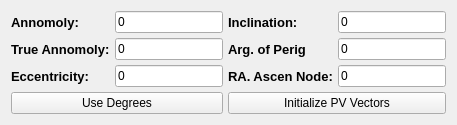
                 <widget class="QWidget" name="page_2">
                  <layout class="QVBoxLayout" name="verticalLayout_11">
                   <item>
                    <layout class="QHBoxLayout" name="horizontalLayout_21">
                     <property name="spacing">
                      <number>5</number>
                     </property>
                     <item>
                      <layout class="QFormLayout" name="formLayout_13">
                       <item row="0" column="0">
                        <widget class="QLabel" name="label_69">
                         <property name="font">
                          <font>
                           <pointsize>10</pointsize>
                           <weight>75</weight>
                           <bold>true</bold>
                          </font>
                         </property>
                         <property name="text">
                          <string>Annomoly:</string>
                         </property>
                        </widget>
                       </item>
                       <item row="0" column="1">
                        <widget class="QLineEdit" name="annomolyEdit">
                         <property name="sizePolicy">
                          <sizepolicy hsizetype="Expanding" vsizetype="Expanding">
                           <horstretch>0</horstretch>
                           <verstretch>0</verstretch>
                          </sizepolicy>
                         </property>
                         <property name="text">
                          <string>0</string>
                         </property>
                        </widget>
                       </item>
                       <item row="1" column="0">
                        <widget class="QLabel" name="label_70">
                         <property name="font">
                          <font>
                           <pointsize>10</pointsize>
                           <weight>75</weight>
                           <bold>true</bold>
                          </font>
                         </property>
                         <property name="text">
                          <string>True Annomoly:</string>
                         </property>
                        </widget>
                       </item>
                       <item row="2" column="0">
                        <widget class="QLabel" name="label_72">
                         <property name="font">
                          <font>
                           <pointsize>10</pointsize>
                           <weight>75</weight>
                           <bold>true</bold>
                          </font>
                         </property>
                         <property name="text">
                          <string>Eccentricity:</string>
                         </property>
                        </widget>
                       </item>
                       <item row="1" column="1">
                        <widget class="QLineEdit" name="trueAnomolyEdit">
                         <property name="sizePolicy">
                          <sizepolicy hsizetype="Expanding" vsizetype="Expanding">
                           <horstretch>0</horstretch>
                           <verstretch>0</verstretch>
                          </sizepolicy>
                         </property>
                         <property name="text">
                          <string>0</string>
                         </property>
                        </widget>
                       </item>
                       <item row="2" column="1">
                        <widget class="QLineEdit" name="eccentricityEdit">
                         <property name="sizePolicy">
                          <sizepolicy hsizetype="Expanding" vsizetype="Expanding">
                           <horstretch>0</horstretch>
                           <verstretch>0</verstretch>
                          </sizepolicy>
                         </property>
                         <property name="text">
                          <string>0</string>
                         </property>
                        </widget>
                       </item>
                       <item row="3" column="0" colspan="2">
                        <widget class="QPushButton" name="useDegreesBtn">
                         <property name="text">
                          <string>Use Degrees</string>
                         </property>
                         <property name="checkable">
                          <bool>true</bool>
                         </property>
                        </widget>
                       </item>
                      </layout>
                     </item>
                     <item>
                      <layout class="QFormLayout" name="formLayout_12">
                       <item row="0" column="0">
                        <widget class="QLabel" name="label_68">
                         <property name="font">
                          <font>
                           <pointsize>10</pointsize>
                           <weight>75</weight>
                           <bold>true</bold>
                          </font>
                         </property>
                         <property name="text">
                          <string>Inclination:</string>
                         </property>
                        </widget>
                       </item>
                       <item row="0" column="1">
                        <widget class="QLineEdit" name="InclinationEdit">
                         <property name="sizePolicy">
                          <sizepolicy hsizetype="Expanding" vsizetype="Expanding">
                           <horstretch>0</horstretch>
                           <verstretch>0</verstretch>
                          </sizepolicy>
                         </property>
                         <property name="text">
                          <string>0</string>
                         </property>
                        </widget>
                       </item>
                       <item row="1" column="0">
                        <widget class="QLabel" name="label_71">
                         <property name="font">
                          <font>
                           <pointsize>10</pointsize>
                           <weight>75</weight>
                           <bold>true</bold>
                          </font>
                         </property>
                         <property name="text">
                          <string>Arg. of Perig</string>
                         </property>
                        </widget>
                       </item>
                       <item row="2" column="0">
                        <widget class="QLabel" name="label_73">
                         <property name="font">
                          <font>
                           <pointsize>10</pointsize>
                           <weight>75</weight>
                           <bold>true</bold>
                          </font>
                         </property>
                         <property name="text">
                          <string>RA. Ascen Node:</string>
                         </property>
                        </widget>
                       </item>
                       <item row="1" column="1">
                        <widget class="QLineEdit" name="argOfPerigEdit">
                         <property name="sizePolicy">
                          <sizepolicy hsizetype="Expanding" vsizetype="Expanding">
                           <horstretch>0</horstretch>
                           <verstretch>0</verstretch>
                          </sizepolicy>
                         </property>
                         <property name="text">
                          <string>0</string>
                         </property>
                        </widget>
                       </item>
                       <item row="2" column="1">
                        <widget class="QLineEdit" name="raanEdit">
                         <property name="sizePolicy">
                          <sizepolicy hsizetype="Expanding" vsizetype="Expanding">
                           <horstretch>0</horstretch>
                           <verstretch>0</verstretch>
                          </sizepolicy>
                         </property>
                         <property name="text">
                          <string>0</string>
                         </property>
                        </widget>
                       </item>
                       <item row="3" column="0" colspan="2">
                        <widget class="QPushButton" name="initializePvVectorsBtn">
                         <property name="text">
                          <string>Initialize PV Vectors</string>
                         </property>
                        </widget>
                       </item>
                      </layout>
                     </item>
                    </layout>
                   </item>
                  </layout>
                 </widget>
